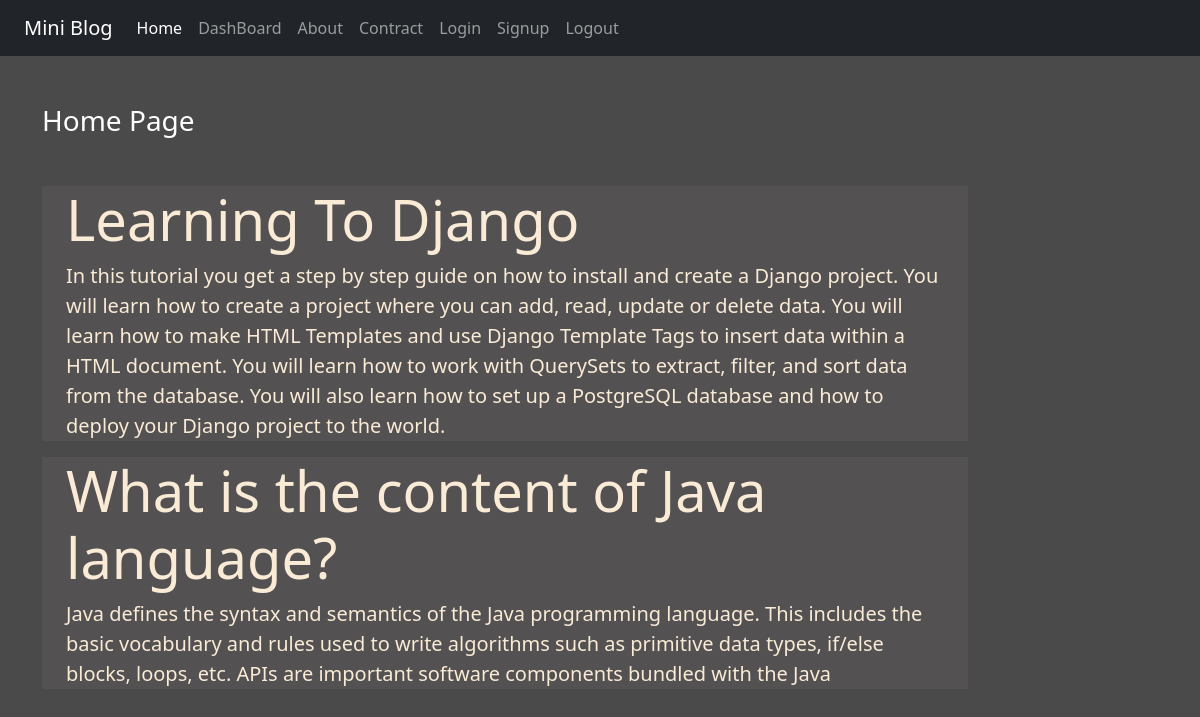
The page / on the database its author committed.
### blog/models.py (models this page shows, shortened)
class Post(models.Model):
    title=models.CharField(max_length=150)
    des=models.TextField()

### blog/views.py (the view)
# urls.py: 2. Add a URL to urlpatterns:  path('', views.home, name='home')
def home(request):
    post=Post.objects.all()
    return render(request,'blog/home.html',{'posts':post})

### blog/templates/blog/home.html
{% extends "blog/base.html" %}
{% load static %}
{% block content %}
<div class="col-sm-10">
    <h3 class="text-white my-5">Home Page</h3>
     {% for post in posts %}
     <div class="jumbotron jumbotron-fluid jumbo-color">
        <div class="container">
            <h1 class="display-4 font-weight-bold">{{post.title}}</h1>
            <p class="lead">{{post.des}}</p>
        </div>
     </div>
    {% endfor %}
</div>
{% endblock content %}

### blog/templates/blog/base.html (shortened to what this page needs)
<!DOCTYPE html>
{% load static %}
<html lang="en">
<head>
    <link rel="stylesheet" href="{% static 'blog/css/bootstrap.min.css' %}">
    <link rel="stylesheet" href="{% static 'blog/css/style.css' %}">
</head>
<body>
    <div class="container-fluid bg-dark">
         {% include "blog/nav.html" %}
    </div>
    <div class="container">
        <div class="row">
            {% block content %}
            {% endblock content %}
        </div>
    </div>
</body>
</html>

### blog/templates/blog/nav.html (shortened to what this page needs)
<nav class="navbar navbar-expand-lg navbar-dark bg-dark">
    <div class="container-fluid">
      <a class="navbar-brand" href="#">Mini Blog</a>
      <div class="collapse navbar-collapse" id="navbarNavAltMarkup">
        <div class="navbar-nav">
          <a class="nav-link active" aria-current="page" href="#">Home</a>
          <a class="nav-link" href="{% url 'dashboard' %}">DashBoard</a>
          <a class="nav-link" href="{% url 'about' %}">About</a>
          <a class="nav-link" href="{% url 'contract' %}">Contract</a>
          <a class="nav-link" href="{% url 'login' %}">Login</a>
          <a class="nav-link" href="{% url 'signup' %}">Signup</a>
          <a class="nav-link" href="{% url 'logout' %}">Logout</a>
        </div>
      </div>
    </div>
  </nav>

### blog/static/blog/css/style.css (style rules this page uses)
body { background-color: rgb(75, 74, 74); color: antiquewhite; }
.jumbo-color { background-color: rgb(83, 81, 81); }

### rows shown on the page
Post: title "Learning To Django", des "In this tutorial you get a step by step guide on how to install and create a Django project. You will learn how to create a project where you can add, read, update or delete data. You will learn how to make HTML Templates and use Django Template Tags to insert data within a HTML document. You will learn how to work with QuerySets to extract, filter, and sort data from the database. You will also learn how to set up a PostgreSQL database and how to deploy your Django project to the world."
Post: title "What is the content of Java language?", des "Java defines the syntax and semantics of the Java programming language. This includes the basic vocabulary and rules used to write algorithms such as primitive data types, if/else blocks, loops, etc. APIs are important software components bundled with the Java"
